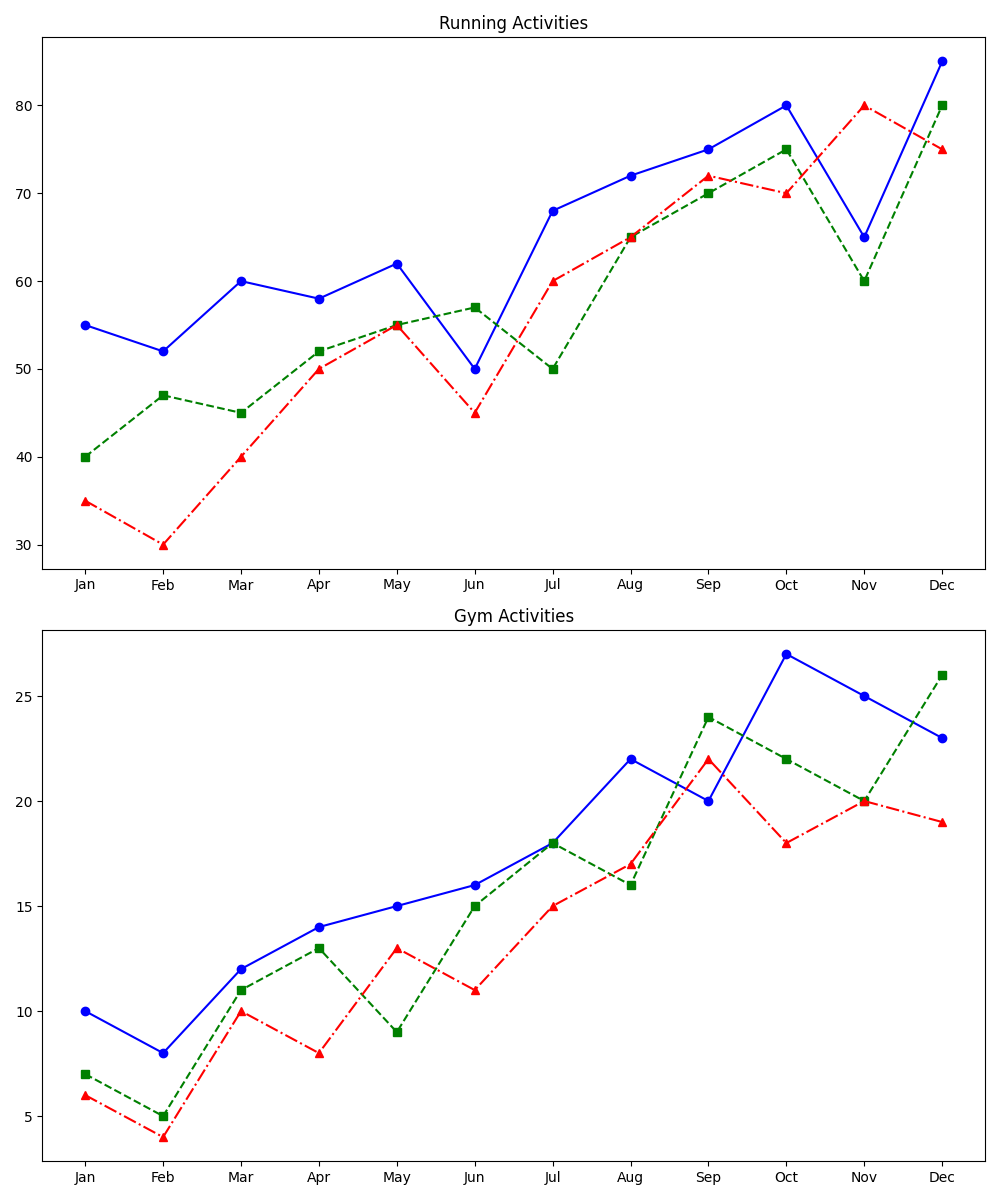

Recreate this plot in Python.
import matplotlib.pyplot as plt
import numpy as np

months = np.array(['Jan', 'Feb', 'Mar', 'Apr', 'May', 'Jun', 'Jul', 'Aug', 'Sep', 'Oct', 'Nov', 'Dec'])

alice_running = [55, 52, 60, 58, 62, 50, 68, 72, 75, 80, 65, 85]
bob_running = [40, 47, 45, 52, 55, 57, 50, 65, 70, 75, 60, 80]
charlie_running = [35, 30, 40, 50, 55, 45, 60, 65, 72, 70, 80, 75]

alice_gym = [10, 8, 12, 14, 15, 16, 18, 22, 20, 27, 25, 23]
bob_gym = [7, 5, 11, 13, 9, 15, 18, 16, 24, 22, 20, 26]
charlie_gym = [6, 4, 10, 8, 13, 11, 15, 17, 22, 18, 20, 19]

# Change the subplot arrangement from 1 row and 2 columns to 2 rows and 1 column
fig, (ax1, ax2) = plt.subplots(2, 1, figsize=(10, 12))

ax1.plot(months, alice_running, marker='o', linestyle='-', color='blue')
ax1.plot(months, bob_running, marker='s', linestyle='--', color='green')
ax1.plot(months, charlie_running, marker='^', linestyle='-.', color='red')
ax1.set_title('Running Activities')

ax2.plot(months, alice_gym, marker='o', linestyle='-', color='blue')
ax2.plot(months, bob_gym, marker='s', linestyle='--', color='green')
ax2.plot(months, charlie_gym, marker='^', linestyle='-.', color='red')
ax2.set_title('Gym Activities')

plt.tight_layout()
plt.show()
